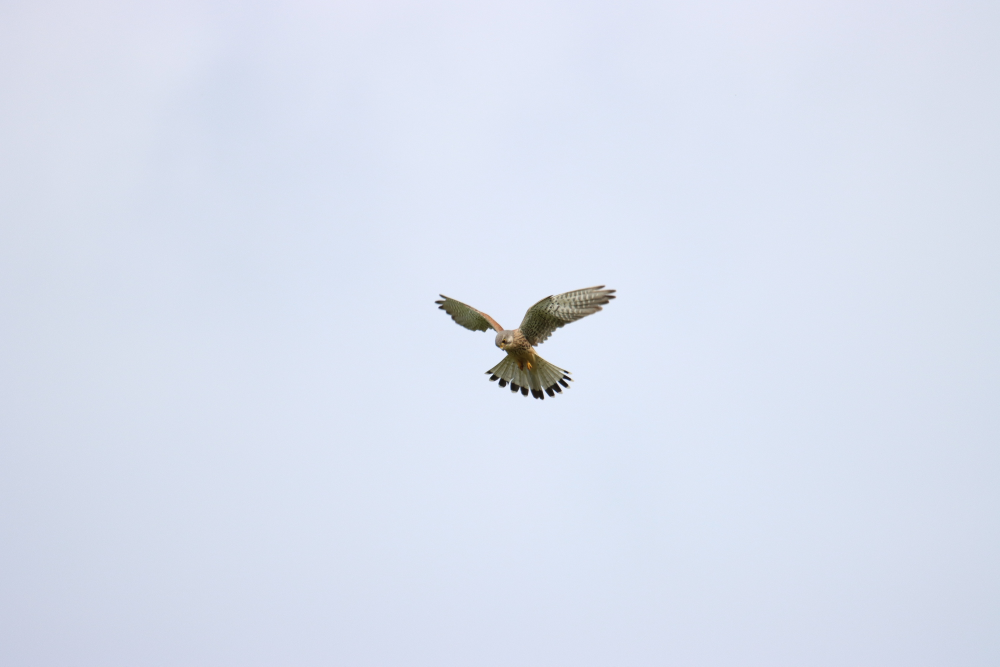
#> input picture Panorama/common-kestrel.jpg, 2000 x 1333 px (shown at 1/2 size)
$ python -i 'seam carving.py'   (imports and definitions only)
#> lines starting #> are read from the running program, lines starting #| are printed output that depends on the picture
#> further down, picture is the input picture: shape (1333, 2000, 3); mean B, G, R 239.4, 224.1, 216.9
import numpy as np
from scipy import signal
from PIL import Image
import matplotlib.pyplot as plt
from scipy.ndimage import minimum_filter1d

"""
img1: common-kestrel.jpg
img2: kingfishers.jpg using removing with mask
img3: kingfishers.jpg using seam carving with mask
img4: downscaling vincent-on-cliff.jpg
img5: upscaling vincent-on-cliff.jpg

"""

# https://zhuanlan.zhihu.com/p/38974520
# Exercise 2.4: Removing columns and rows
def energy_function(img):
    con_0 = np.abs(signal.convolve2d(img[:, :, 0], laplacian, mode='same'))
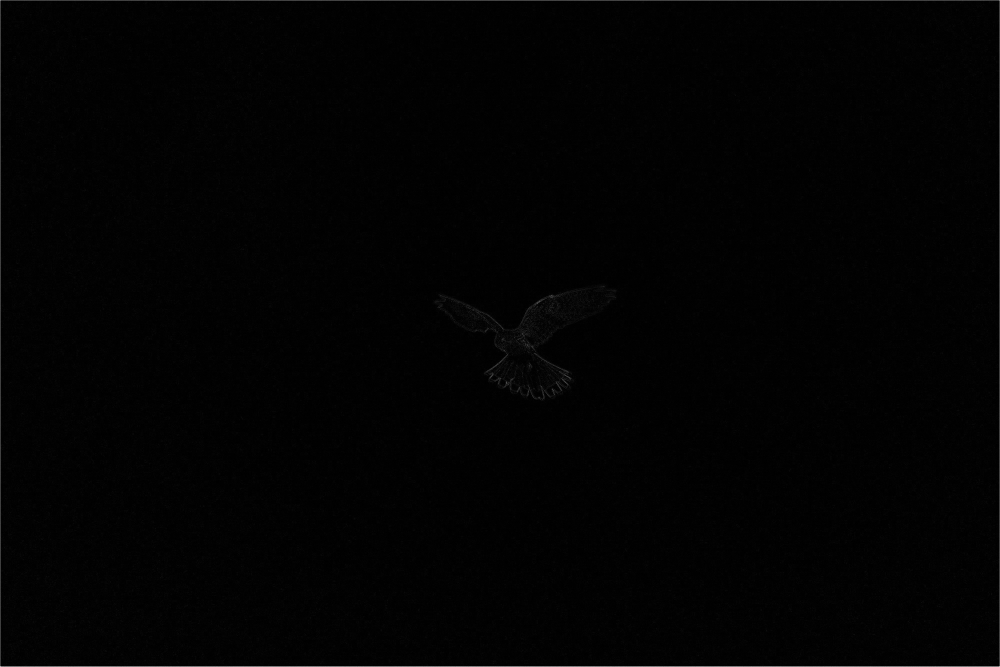
#> con_0: shape (1333, 2000) int64 (shown at 1/2 size); min 0, max 476, mean 4.4; drawn with min black and max white
    con_1 = np.abs(signal.convolve2d(img[:, :, 1], laplacian, mode='same'))
    con_2 = np.abs(signal.convolve2d(img[:, :, 2], laplacian, mode='same'))
    return con_0 + con_1 + con_2


# [168 lines left out: functions removing, mask_remove, cum_cost, path, remove_path, path_neighbor and 6 more, not called in this run]


laplacian = np.array([[0, 1, 0], [1, -4, 1], [0, 1, 0]])
CROP_SCALE = 0.5  # downscaling to 50%
EXTEND_SCALE = 0.3  # upscaling to 130%


# [72 lines not run here, left out]

>>> import cv2
>>> picture = cv2.imread('common-kestrel.jpg')
>>> result = energy_function(picture)
